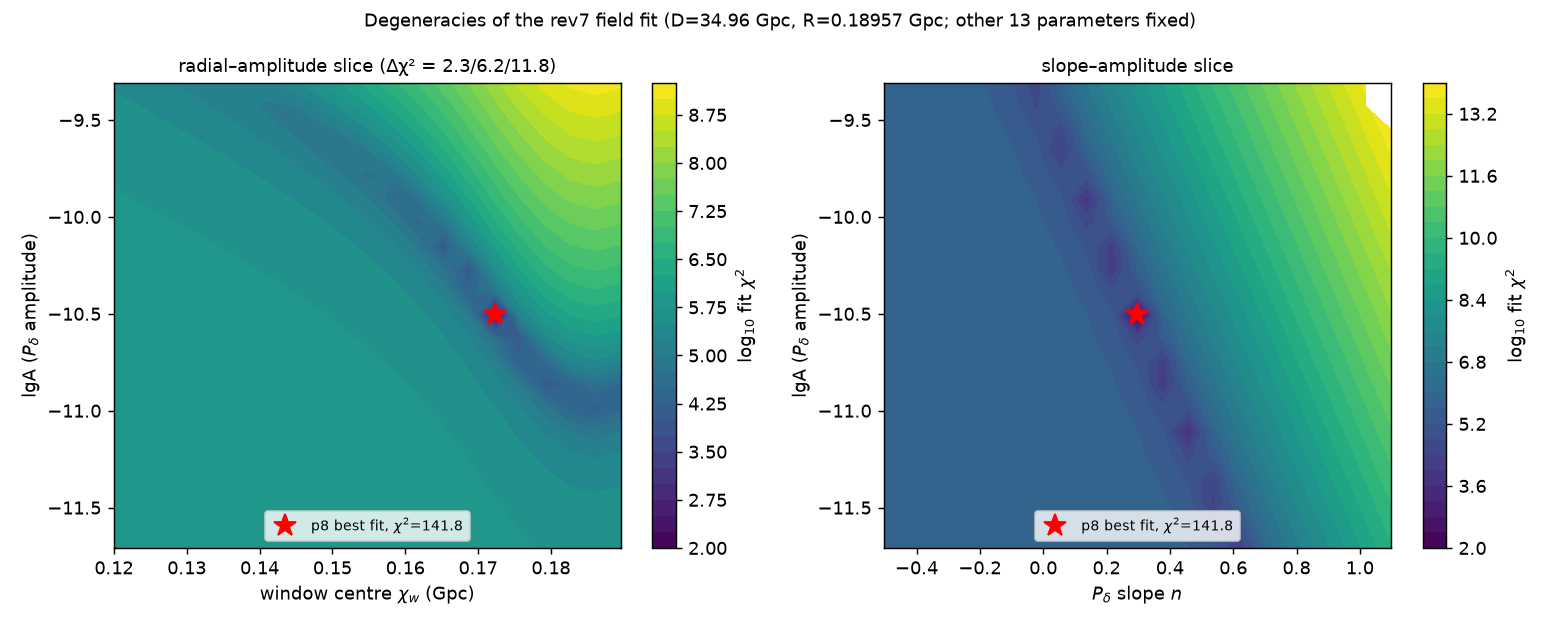

Reproduce this figure in Python.
# rev7 regeneration of rev6 Fig 23 (parameter degeneracies). rev6 used the R=4 Gpc stage-A fit (deg.py); this recomputes the
# same two slices on the rev7 p8 field fit at D=34.96 Gpc, R=R_ls=0.18957 Gpc: (left) window centre chi_w vs amplitude lgA,
# (right) slope n vs lgA, all other 13 parameters held at best fit. Statistic = the p8 fit measure (A.chi2_fit, l=2-2500).
import os,sys,json,numpy as np,matplotlib;matplotlib.use('Agg');import matplotlib.pyplot as plt
from multiprocessing import Pool
H=os.path.dirname(os.path.abspath(__file__));sys.path.insert(0,H);from _p8model import P8,XB,J
R=J['R_Gpc'];N=int(os.environ.get('NG','21'))
cw=np.unique(np.r_[np.linspace(0.12,R,N),XB[6]]);lA=XB[0]+np.linspace(-1.2,1.2,N);ns=XB[1]+np.linspace(-0.8,0.8,N)
def f1(t):x=XB.copy();x[6],x[0]=t;return P8.obj(x)
def f2(t):x=XB.copy();x[1],x[0]=t;return P8.obj(x)
if __name__=='__main__':
    with Pool(int(os.environ.get('NP','7'))) as p:
        S1=np.array(p.map(f1,[(c,a) for a in lA for c in cw])).reshape(N,len(cw));S2=np.array(p.map(f2,[(n,a) for a in lA for n in ns])).reshape(N,N)
    c0=P8.obj(XB);np.savez(H+'/R23_degeneracy.npz',cw=cw,lA=lA,ns=ns,S1=S1,S2=S2,c0=c0)
    fig,ax=plt.subplots(1,2,figsize=(12,4.8))
    for a,X,S,xl,xb in ((ax[0],cw,S1,'window centre $\\chi_w$ (Gpc)',XB[6]),(ax[1],ns,S2,'$P_\\delta$ slope $n$',XB[1])):
        S=np.where(S>1e14,np.nan,S);cs=a.contourf(X,lA,np.log10(S),30,cmap='viridis');plt.colorbar(cs,ax=a,label='log$_{10}$ fit $\\chi^2$')
        a.contour(X,lA,S-c0,[2.3,6.18,11.8],colors='w',linestyles=['-','--',':']);a.plot(xb,XB[0],'r*',ms=13,label=f'p8 best fit, $\\chi^2$={c0:.1f}')
        a.set_xlabel(xl);a.set_ylabel('lgA ($P_\\delta$ amplitude)');a.legend(loc='lower center',fontsize=8)
    ax[0].set_title('radial–amplitude slice (Δχ² = 2.3/6.2/11.8)',fontsize=10);ax[1].set_title('slope–amplitude slice',fontsize=10)
    fig.suptitle('Degeneracies of the rev7 field fit (D=34.96 Gpc, R=0.18957 Gpc; other 13 parameters fixed)',fontsize=10)
    fig.tight_layout();fig.savefig(H+'/R23_degeneracy.png',dpi=130);print('c0',c0,'S1min',np.nanmin(S1),'S2min',np.nanmin(S2))
